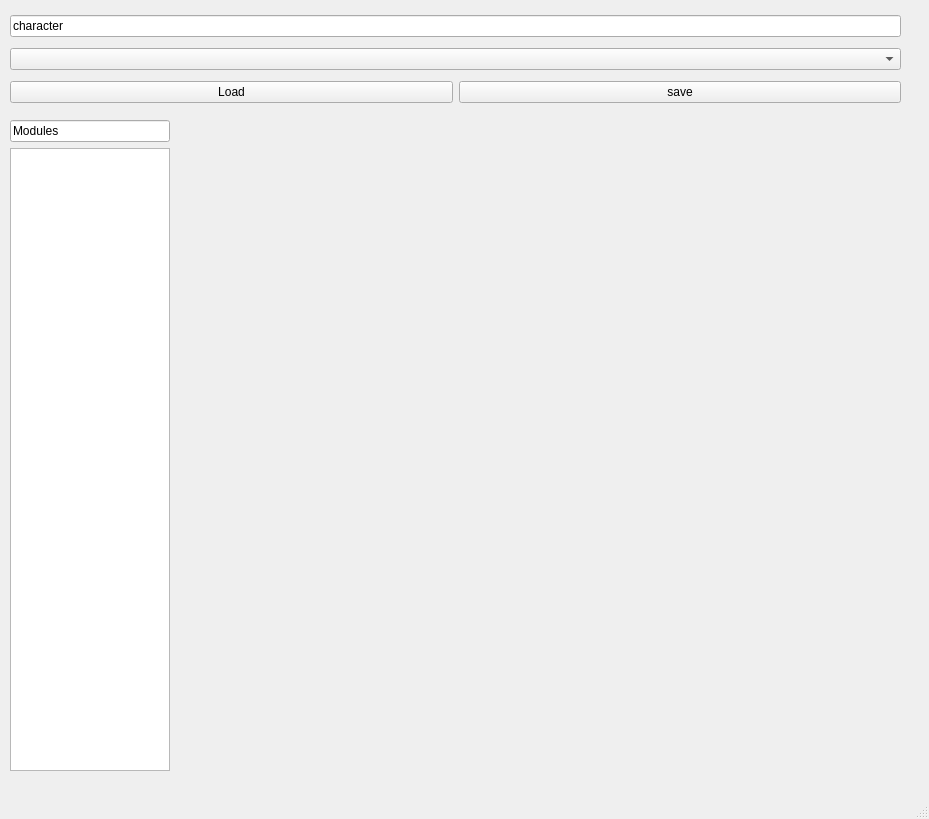
<?xml version="1.0" encoding="UTF-8"?>
<ui version="4.0">
 <class>MainWindow</class>
 <widget class="QMainWindow" name="MainWindow">
  <property name="geometry">
   <rect>
    <x>0</x>
    <y>0</y>
    <width>929</width>
    <height>819</height>
   </rect>
  </property>
  <property name="windowTitle">
   <string>MainWindow</string>
  </property>
  <widget class="QWidget" name="centralwidget">
   <widget class="QWidget" name="verticalLayoutWidget">
    <property name="geometry">
     <rect>
      <x>10</x>
      <y>10</y>
      <width>891</width>
      <height>101</height>
     </rect>
    </property>
    <layout class="QVBoxLayout" name="character_verticalLayout">
     <item>
      <widget class="QLineEdit" name="character_lineEdit">
       <property name="text">
        <string>character</string>
       </property>
      </widget>
     </item>
     <item>
      <widget class="QComboBox" name="selectCharacter_comboBox"/>
     </item>
     <item>
      <layout class="QHBoxLayout" name="characterButtons_horizontalLayout">
       <item>
        <widget class="QPushButton" name="characterSave_pushButton">
         <property name="text">
          <string>Load</string>
         </property>
        </widget>
       </item>
       <item>
        <widget class="QPushButton" name="characterLoad_pushButton">
         <property name="text">
          <string>save</string>
         </property>
        </widget>
       </item>
      </layout>
     </item>
    </layout>
   </widget>
   <widget class="QWidget" name="verticalLayoutWidget_2">
    <property name="geometry">
     <rect>
      <x>10</x>
      <y>120</y>
      <width>160</width>
      <height>651</height>
     </rect>
    </property>
    <layout class="QVBoxLayout" name="modules_verticalLayout">
     <item>
      <widget class="QLineEdit" name="module_lineEdit">
       <property name="text">
        <string>Modules</string>
       </property>
      </widget>
     </item>
     <item>
      <widget class="QListWidget" name="module_listWidget"/>
     </item>
    </layout>
   </widget>
  </widget>
  <widget class="QMenuBar" name="menubar">
   <property name="geometry">
    <rect>
     <x>0</x>
     <y>0</y>
     <width>929</width>
     <height>21</height>
    </rect>
   </property>
  </widget>
  <widget class="QStatusBar" name="statusbar"/>
 </widget>
 <resources/>
 <connections/>
</ui>
